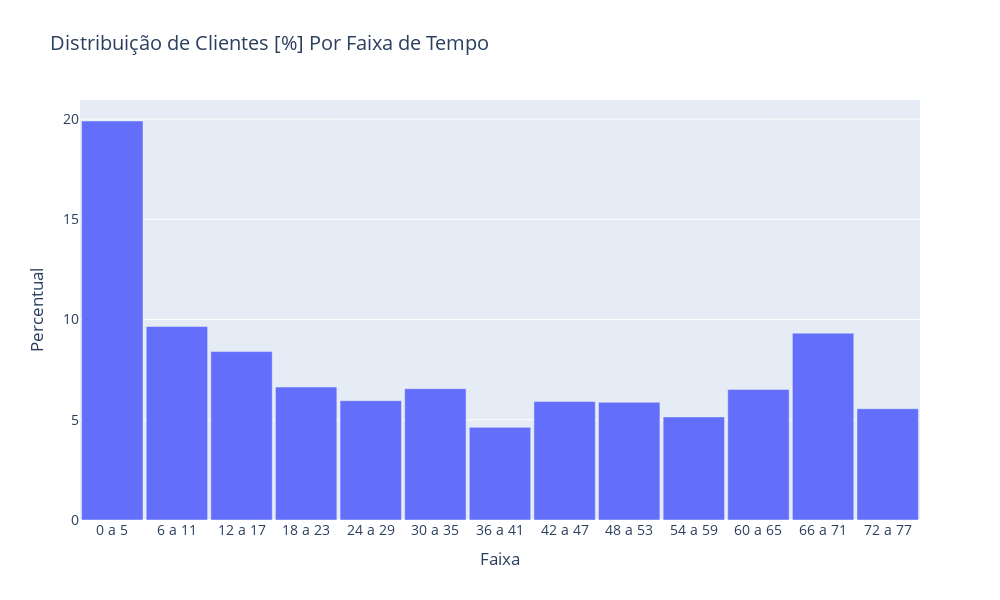

Source (notebook cell):
### Markdown cell above
### Coluna Tempo_Como_Cliente

### Code cell
df_tempo = df.copy()

valor_maximo = df_tempo['Tempo_como_Cliente'].max()
bins = list(range(0, valor_maximo + 7, 6))
labels = [f'{b} a {b + 5}' for b in bins[:-1]]

df_tempo['Faixa'] = pd.cut(
    df_tempo['Tempo_como_Cliente'],
    bins = bins,
    labels = labels,
    right = False,  # <--- CORREÇÃO: Mudar de True para False
    include_lowest = True
)

tabela_faixas = df_tempo['Faixa'].value_counts().sort_index().reset_index(name = 'Contagem')
tabela_faixas['Percentual'] = ((tabela_faixas['Contagem'] / len(df_tempo)) * 100).round(2)
print(tabela_faixas, '\n')

fig = px.bar(
    tabela_faixas,
    x = 'Faixa',
    y = 'Percentual',
    template = 'plotly',
    title = 'Distribuição de Clientes [%] Por Faixa de Tempo',
    width = 1000,
    height = 600
)

fig.update_layout(
    bargap = 0.05,
    font = dict(
        size = 14
    )
)

fig.show()

### Figure 1 — Plotly figure (JSON) as saved in the notebook; plotly's stock layout.template omitted (floating-point values rounded to 4 significant figures)
{"data": [{"hovertemplate": "Faixa=%{x}<br>Percentual=%{y}<extra></extra>", "legendgroup": "", "marker": {"color": "#636efa", "pattern": {"shape": ""}}, "name": "", "orientation": "v", "showlegend": false, "textposition": "auto", "x": ["0 a 5", "6 a 11", "12 a 17", "18 a 23", "24 a 29", "30 a 35", "36 a 41", "42 a 47", "48 a 53", "54 a 59", "60 a 65", "66 a 71", "72 a 77"], "xaxis": "x", "y": [19.9, 9.65, 8.4, 6.63, 5.95, 6.55, 4.62, 5.91, 5.87, 5.14, 6.51, 9.32, 5.55], "yaxis": "y", "type": "bar"}], "layout": {"xaxis": {"anchor": "y", "domain": [0.0, 1.0], "title": {"text": "Faixa"}}, "yaxis": {"anchor": "x", "domain": [0.0, 1.0], "title": {"text": "Percentual"}}, "legend": {"tracegroupgap": 0}, "title": {"text": "Distribuição de Clientes [%] Por Faixa de Tempo"}, "barmode": "relative", "height": 600, "width": 1000, "font": {"size": 14}, "bargap": 0.05}}
